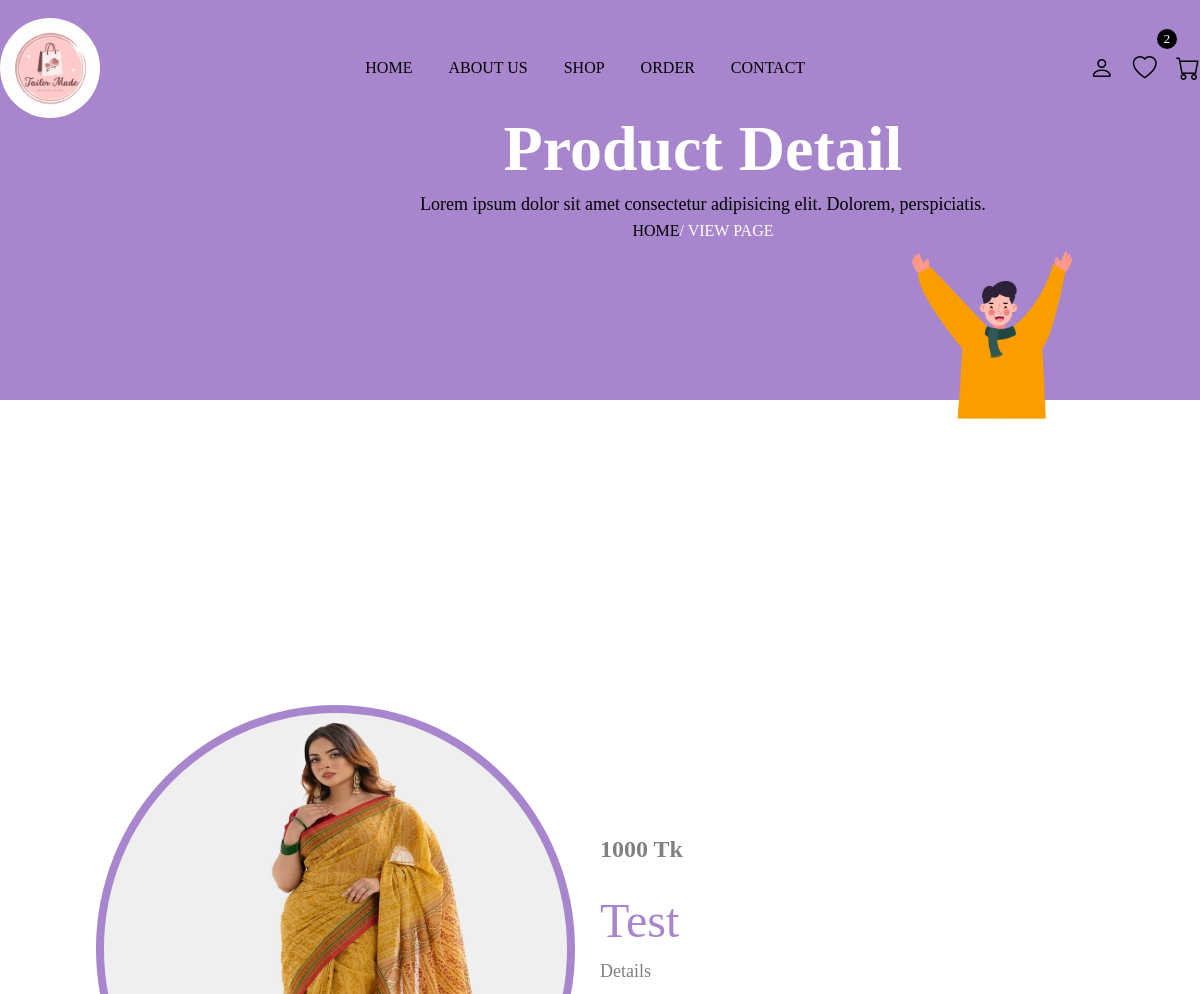
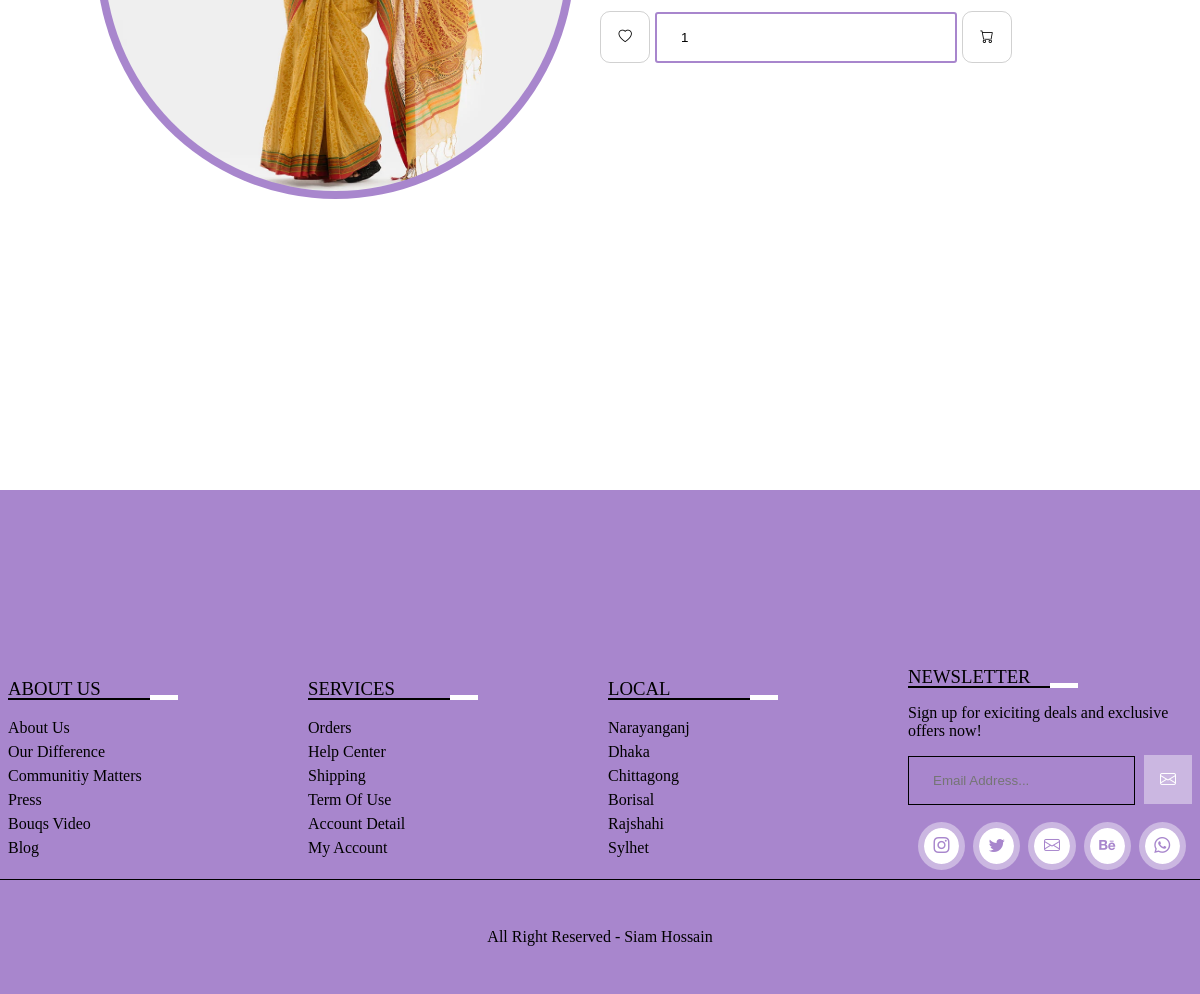
Page /Backend/view_page.php?pid=34 (signed in) on the committed database (2 pictures, top to bottom).
### tables this page shows
CREATE TABLE `products` (
  `id` int(255) NOT NULL,
  `name` varchar(255) NOT NULL,
  `price` varchar(255) NOT NULL,
  `product_details` varchar(255) NOT NULL,
  `image` varchar(255) NOT NULL
);

### Backend/view_page.php (the view, shortened to what this page needs)
<?php
    include 'connection.php';
?>
<!DOCTYPE html>
<html lang="en">
<head>
    <link rel="stylesheet" href="https://cdn.jsdelivr.net/npm/bootstrap-icons@1.9.1/font/bootstrap-icons.css">
</head>
<body>
<?php include 'header.php'; ?>
<div class="banner">
      <div class="banner">
        <div class="detail">
                <h1>product detail</h1>
                <p>Lorem ipsum dolor sit amet consectetur adipisicing elit. Dolorem, perspiciatis.</p>
                <a href="index.php">home</a><span>/ view page</span>
            </div>
</div>
<section class="view_page">
             <?php
               if(isset($_GET['pid'])){
                $pid=$_GET['pid'];
                $select_products=mysqli_query($conn,"SELECT * FROM `products` WHERE id='$pid'") or die('query failed');
                if(mysqli_num_rows($select_products)>0){
                   while($fetch_products=mysqli_fetch_assoc($select_products)){
              ?>
              <form method="post">
                   <img src="image/<?php echo $fetch_products['image']; ?>">
                   <div class="detail2">
                   <div class="price"><?php echo $fetch_products['price']; ?> Tk</div>
                   <div class="name"><?php echo $fetch_products['name']; ?></div>
                   <div class="detail2"><?php echo $fetch_products['product_details']; ?></div>
                   <div class="icon">
                       <button type="submit" name="add_to_wishlist" class="bi bi-heart"></button>
                       <input type="number" name="product_quantity" value="1" min="1" class="quantity">
                       <button type="submit" name="add_to_cart" class="bi bi-cart"></button>
                   </div>
                   </div>
              </form>
              <?php
                 }
                }
               }
             ?>
</section>
<div class="line"></div>
<?php include 'footer.php'; ?>
</body>
</html>

### Frontend/style.css (style rules this page uses)
* { margin: 0; padding: 0; box-sizing: border-box; }
:root { --box-shadow: 0px 0px 0px 6px rgb(255 255 255/40%); --orange: rgb(168, 134, 205); }
a { text-decoration: none; }
.line,.line4 { background-image: url('img/5.png'); width: 100%; height: 100px; margin-top: -3.6rem; }
.line { margin-bottom: 10rem; }
input,button,textarea, select { outline: none; border: 1px solid #55555544; background: transparent; width: 100%; padding: 1rem 1.5rem; border-radius: 10px; margin: 1rem 0; }
button { cursor: pointer; }
.banner { background: var(--orange); width: 100%; height: 50vh; position: relative; z-index: 1; }
.banner::before { position: absolute; content: ''; bottom: -18%; right: 0; background-image: url('img/14.png'); width: 316px; height: 245px; background-size: 216px; background-repeat: no-repeat; }
.banner .detail { position: absolute; padding: 7rem 0; left: 35%; text-align: center; z-index: 200; }
.banner .detail h1 { font-size: 4rem; color: #fff; text-transform: capitalize; }
.banner .detail p { font-size: 18px; line-height: 2; }
.banner .detail a { text-transform: uppercase; color: #000; }
.banner .detail span { color: #fff; }

### rows in the picture
products: image (picture), price "1000", name "Test", product_details "Details"

### other values in the picture
$wishlist_num_rows "2"
